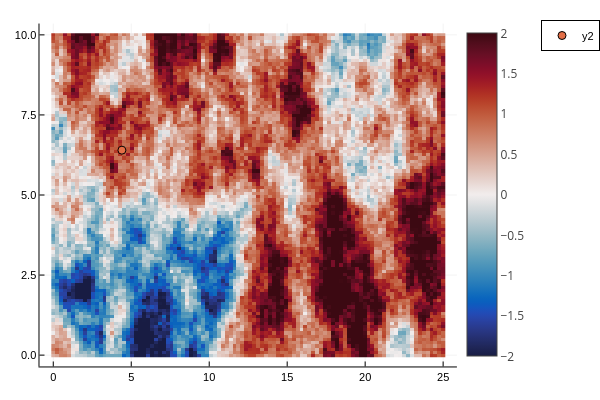

This figure's notebook cell:
### Code cell
plot()
heatmap(env_data.X, env_data.Y, env_data.W', cmap = :balance; plottype=:wx)
scatter!(first.(x0s), last.(x0s))
plot!(clims=(-2,2))

### Figure 1 — Plotly figure (JSON) as saved in the notebook; plotly's stock layout.template omitted (floating-point values rounded to 4 significant figures; data arrays with more than 128 entries replaced by an {"elided": "..."} marker saying what was removed)
{"data": [{"colorbar": {"len": 0.9525, "title": "", "x": 0.7615, "y": 0.5139}, "colorscale": {"elided": "256x2 mixed values"}, "name": "y1", "plottype": "wx", "showlegend": false, "showscale": true, "type": "heatmap", "x": [-0.1263, 0.1263, 0.3788, 0.6313, 0.8838, 1.136, 1.389, 1.641, 1.894, 2.146, 2.399, 2.652, 2.904, 3.157, 3.409, 3.662, 3.914, 4.167, 4.419, 4.672, 4.924, 5.177, 5.429, 5.682, 5.934, 6.187, 6.439, 6.692, 6.944, 7.197, 7.449, 7.702, 7.955, 8.207, 8.46, 8.712, 8.965, 9.217, 9.47, 9.722, 9.975, 10.23, 10.48, 10.73, 10.98, 11.24, 11.49, 11.74, 11.99, 12.25, 12.5, 12.75, 13.01, 13.26, 13.51, 13.76, 14.02, 14.27, 14.52, 14.77, 15.03, 15.28, 15.53, 15.78, 16.04, 16.29, 16.54, 16.79, 17.05, 17.3, 17.55, 17.8, 18.06, 18.31, 18.56, 18.81, 19.07, 19.32, 19.57, 19.82, 20.08, 20.33, 20.58, 20.83, 21.09, 21.34, 21.59, 21.84, 22.1, 22.35, 22.6, 22.85, 23.11, 23.36, 23.61, 23.86, 24.12, 24.37, 24.62, 24.87, 25.13], "xaxis": "x", "y": [-0.05051, 0.05051, 0.1515, 0.2525, 0.3535, 0.4545, 0.5556, 0.6566, 0.7576, 0.8586, 0.9596, 1.061, 1.162, 1.263, 1.364, 1.465, 1.566, 1.667, 1.768, 1.869, 1.97, 2.071, 2.172, 2.273, 2.374, 2.475, 2.576, 2.677, 2.778, 2.879, 2.98, 3.081, 3.182, 3.283, 3.384, 3.485, 3.586, 3.687, 3.788, 3.889, 3.99, 4.091, 4.192, 4.293, 4.394, 4.495, 4.596, 4.697, 4.798, 4.899, 5, 5.101, 5.202, 5.303, 5.404, 5.505, 5.606, 5.707, 5.808, 5.909, 6.01, 6.111, 6.212, 6.313, 6.414, 6.515, 6.616, 6.717, 6.818, 6.919, 7.02, 7.121, 7.222, 7.323, 7.424, 7.525, 7.626, 7.727, 7.828, 7.929, 8.03, 8.131, 8.232, 8.333, 8.434, 8.535, 8.636, 8.737, 8.838, 8.939, 9.04, 9.141, 9.242, 9.343, 9.444, 9.545, 9.646, 9.747, 9.848, 9.949, 10.05], "yaxis": "y", "z": {"elided": "100x100 float values"}, "zmax": 2, "zmin": -2}, {"colorbar": {"len": 0.9525, "title": "", "x": 0.7615, "y": 0.5139}, "legendgroup": "y2", "marker": {"color": "rgba(227, 111, 71, 1.000)", "line": {"color": "rgba(0, 0, 0, 1.000)", "width": 1}, "size": 8, "symbol": "circle"}, "mode": "markers", "name": "y2", "showlegend": true, "type": "scatter", "x": [4.4], "xaxis": "x", "y": [6.4], "yaxis": "y", "zmax": 2, "zmin": -2}], "layout": {"annotations": [], "height": 400, "legend": {"bgcolor": "rgba(255, 255, 255, 1.000)", "bordercolor": "rgba(0, 0, 0, 1.000)", "borderwidth": 1, "font": {"color": "rgba(0, 0, 0, 1.000)", "family": "sans-serif", "size": 11}, "title": {"font": {"color": "rgba(0, 0, 0, 1.000)", "family": "sans-serif", "size": 15}, "text": ""}, "tracegroupgap": 0, "traceorder": "normal", "x": 1, "xanchor": "auto", "y": 1, "yanchor": "auto"}, "margin": {"b": 20, "l": 0, "r": 0, "t": 20}, "paper_bgcolor": "rgba(255, 255, 255, 1.000)", "plot_bgcolor": "rgba(255, 255, 255, 1.000)", "showlegend": true, "width": 600, "xaxis": {"anchor": "y", "domain": [0.06582, 0.7615], "gridcolor": "rgba(0, 0, 0, 0.100)", "gridwidth": 0.5, "linecolor": "rgba(0, 0, 0, 1.000)", "mirror": false, "range": [-0.8838, 25.88], "showgrid": true, "showline": true, "showticklabels": true, "tickangle": 0, "tickcolor": "rgb(0, 0, 0)", "tickfont": {"color": "rgba(0, 0, 0, 1.000)", "family": "sans-serif", "size": 11}, "tickmode": "array", "ticks": "inside", "ticktext": ["0", "5", "10", "15", "20", "25"], "tickvals": [0, 5, 10, 15, 20, 25], "title": "", "titlefont": {"color": "rgba(0, 0, 0, 1.000)", "family": "sans-serif", "size": 15}, "type": "-", "visible": true, "zeroline": false, "zerolinecolor": "rgba(0, 0, 0, 1.000)"}, "yaxis": {"anchor": "x", "domain": [0.03762, 0.9902], "gridcolor": "rgba(0, 0, 0, 0.100)", "gridwidth": 0.5, "linecolor": "rgba(0, 0, 0, 1.000)", "mirror": false, "range": [-0.3535, 10.35], "showgrid": true, "showline": true, "showticklabels": true, "tickangle": 0, "tickcolor": "rgb(0, 0, 0)", "tickfont": {"color": "rgba(0, 0, 0, 1.000)", "family": "sans-serif", "size": 11}, "tickmode": "array", "ticks": "inside", "ticktext": ["0.0", "2.5", "5.0", "7.5", "10.0"], "tickvals": [0, 2.5, 5, 7.5, 10], "title": "", "titlefont": {"color": "rgba(0, 0, 0, 1.000)", "family": "sans-serif", "size": 15}, "type": "-", "visible": true, "zeroline": false, "zerolinecolor": "rgba(0, 0, 0, 1.000)"}}}
